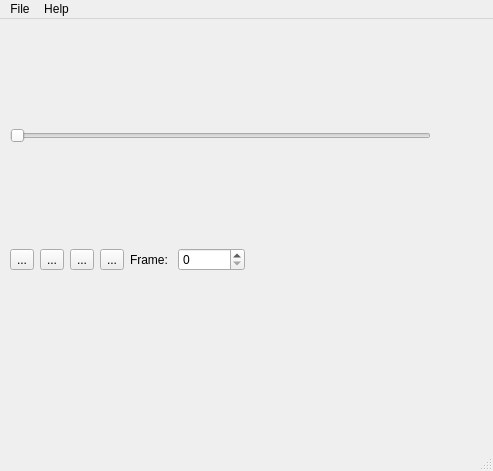
<?xml version="1.0" encoding="UTF-8"?>
<ui version="4.0">
 <class>ImageViewForm</class>
 <widget class="QMainWindow" name="ImageViewForm">
  <property name="geometry">
   <rect>
    <x>0</x>
    <y>0</y>
    <width>493</width>
    <height>471</height>
   </rect>
  </property>
  <property name="windowTitle">
   <string>The OpenCV Workbench</string>
  </property>
  <widget class="QWidget" name="centralwidget">
   <widget class="QWidget" name="verticalLayoutWidget">
    <property name="geometry">
     <rect>
      <x>10</x>
      <y>10</y>
      <width>421</width>
      <height>341</height>
     </rect>
    </property>
    <layout class="QVBoxLayout" name="verticalLayout">
     <property name="sizeConstraint">
      <enum>QLayout::SetMinimumSize</enum>
     </property>
     <item>
      <layout class="QHBoxLayout" name="horizontalLayout_2">
       <item>
        <layout class="QVBoxLayout" name="verticalLayout_2">
         <item>
          <widget class="QSlider" name="frame_slider">
           <property name="orientation">
            <enum>Qt::Horizontal</enum>
           </property>
          </widget>
         </item>
        </layout>
       </item>
      </layout>
     </item>
     <item>
      <layout class="QHBoxLayout" name="horizontalLayout">
       <property name="sizeConstraint">
        <enum>QLayout::SetNoConstraint</enum>
       </property>
       <item>
        <widget class="QToolButton" name="rewind_button">
         <property name="text">
          <string>...</string>
         </property>
         <property name="icon">
          <iconset resource="imageview.qrc">
           <normaloff>:/resources/rewind.png</normaloff>:/resources/rewind.png</iconset>
         </property>
         <property name="iconSize">
          <size>
           <width>32</width>
           <height>32</height>
          </size>
         </property>
        </widget>
       </item>
       <item>
        <widget class="QToolButton" name="play_button">
         <property name="text">
          <string>...</string>
         </property>
         <property name="icon">
          <iconset resource="imageview.qrc">
           <normaloff>:/resources/play.png</normaloff>:/resources/play.png</iconset>
         </property>
         <property name="iconSize">
          <size>
           <width>32</width>
           <height>32</height>
          </size>
         </property>
        </widget>
       </item>
       <item>
        <widget class="QToolButton" name="record_button">
         <property name="text">
          <string>...</string>
         </property>
         <property name="icon">
          <iconset resource="imageview.qrc">
           <normaloff>:/resources/record.png</normaloff>:/resources/record.png</iconset>
         </property>
         <property name="iconSize">
          <size>
           <width>32</width>
           <height>32</height>
          </size>
         </property>
        </widget>
       </item>
       <item>
        <widget class="QToolButton" name="forward_button">
         <property name="text">
          <string>...</string>
         </property>
         <property name="icon">
          <iconset resource="imageview.qrc">
           <normaloff>:/resources/fast-forward.png</normaloff>:/resources/fast-forward.png</iconset>
         </property>
         <property name="iconSize">
          <size>
           <width>32</width>
           <height>32</height>
          </size>
         </property>
        </widget>
       </item>
       <item>
        <widget class="QLabel" name="label_3">
         <property name="text">
          <string>Frame: </string>
         </property>
        </widget>
       </item>
       <item>
        <widget class="QSpinBox" name="frame_num_spinbox">
         <property name="maximum">
          <number>999999</number>
         </property>
        </widget>
       </item>
       <item>
        <spacer name="horizontalSpacer">
         <property name="orientation">
          <enum>Qt::Horizontal</enum>
         </property>
         <property name="sizeHint" stdset="0">
          <size>
           <width>40</width>
           <height>20</height>
          </size>
         </property>
        </spacer>
       </item>
      </layout>
     </item>
    </layout>
   </widget>
  </widget>
  <widget class="QMenuBar" name="menubar">
   <property name="geometry">
    <rect>
     <x>0</x>
     <y>0</y>
     <width>493</width>
     <height>25</height>
    </rect>
   </property>
   <widget class="QMenu" name="menuFile">
    <property name="title">
     <string>File</string>
    </property>
    <addaction name="actionOpen"/>
    <addaction name="actionSave"/>
    <addaction name="separator"/>
    <addaction name="actionQuit"/>
   </widget>
   <widget class="QMenu" name="menuHelp">
    <property name="title">
     <string>Help</string>
    </property>
    <addaction name="actionAbout"/>
   </widget>
   <addaction name="menuFile"/>
   <addaction name="menuHelp"/>
  </widget>
  <widget class="QStatusBar" name="statusbar"/>
  <action name="actionOpen">
   <property name="text">
    <string>Open</string>
   </property>
  </action>
  <action name="actionSave">
   <property name="text">
    <string>Save</string>
   </property>
  </action>
  <action name="actionAbout">
   <property name="text">
    <string>About</string>
   </property>
  </action>
  <action name="actionQuit">
   <property name="text">
    <string>Quit</string>
   </property>
  </action>
  <action name="actionCut">
   <property name="text">
    <string>Export</string>
   </property>
  </action>
  <action name="actionOpen_Camera">
   <property name="text">
    <string>Open Camera</string>
   </property>
  </action>
  <action name="actionRecord">
   <property name="text">
    <string>Record</string>
   </property>
  </action>
  <action name="actionFace_Detect">
   <property name="text">
    <string>Face Detect</string>
   </property>
  </action>
  <action name="actionLoad_Config">
   <property name="text">
    <string>Load Config</string>
   </property>
  </action>
  <action name="actionScuba_Face_Label">
   <property name="text">
    <string>Scuba Face Label</string>
   </property>
  </action>
 </widget>
 <resources>
  <include location="imageview.qrc"/>
 </resources>
 <connections/>
</ui>
